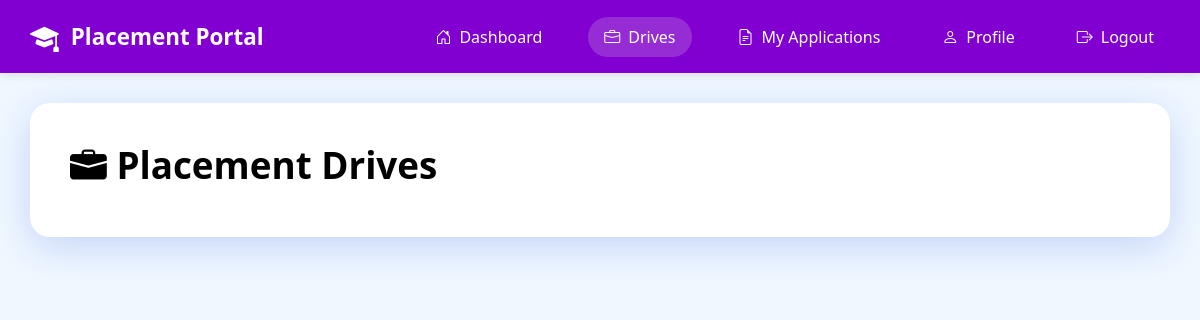
The app's page /student/drive (signed in), older data.
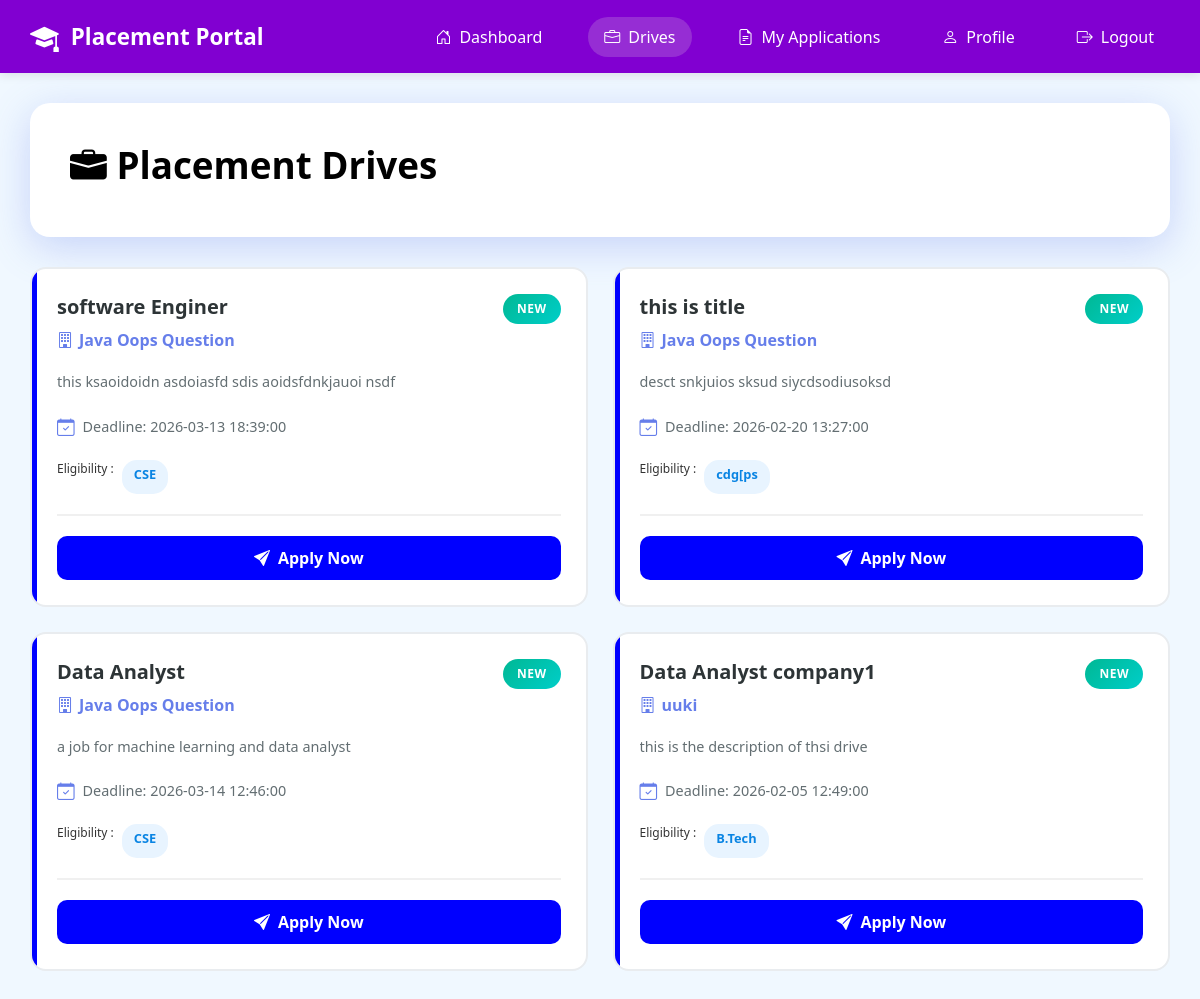
The same page, newer data.
### portal/models.py (models this page shows)
class Drive(db.Model,UserMixin):
    __tablename__ = 'placement_drives'
    id = db.Column(db.Integer , primary_key = True)
    company_id = db.Column(db.Integer,db.ForeignKey('companies.id') , nullable = False)
    job_title = db.Column(db.String(100), nullable = False)
    description = db.Column(db.String(200), nullable = False)
    eligibility = db.Column(db.String(100), nullable = False)
    deadline = db.Column(db.DateTime, nullable = False)
    status = db.Column(db.String(20), nullable = False,default ='APPROVED') #APPROVED,PENDING,CLOSED
    company = db.relationship('Company' , backref = 'companies')

class Company(db.Model,UserMixin):
    __tablename__ = 'companies'
    id = db.Column(db.Integer , primary_key = True)
    user_id = db.Column(db.Integer,db.ForeignKey('users.id'),nullable = False)
    company_name = db.Column(db.String(100) , unique = True, nullable = False)
    hr_contact = db.Column(db.String(20) , unique = True)
    website = db.Column(db.String(200))
    approval_status = db.Column(db.String(20) , default = 'APPROVED') #APPROVED , PENDING , REJECTED
    is_blacklisted = db.Column(db.Boolean , default = False)

### app.py (the view)
@app.route("/student/drive")
@login_required
def student_drive():
    drive = Drive.query.filter(Drive.status == 'APPROVED').all()
    return render_template('student/student_drive.html' , drive = drive)

### app.py (called while the page is built)
@login_manager.user_loader
def load_user(user_id):
    return User.query.get(int(user_id))

### templates/student/student_drive.html (shortened to what this page needs)
{% extends "student/student_base.html" %}
{% block content %}
<div class="main-container">
    <div class="page-header">
        <h1><i class="bi bi-briefcase-fill"></i> Placement Drives</h1>
    </div>
    <div class="drives-grid" id="gridView">
        {% for d in drive %}
        <div class="drive-card">
            <div class="drive-header">
                <div>
                    <div class="drive-title">{{d.job_title}}</div>
                    <div class="company-name">
                        <i class="bi bi-building"></i>
                        {{d.company.company_name}}
                    </div>
                </div>
                <span class="drive-badge badge-new">New</span>
            </div>
            <p class="drive-description">
                {{d.description}}
            </p>
            <div class="drive-meta">
                <div class="meta-item">
                    <i class="bi bi-calendar-check"></i>
                    <span>Deadline: {{d.deadline}}</span>
                </div>
            </div>
            <div class="drive-tags">
                <p style="font-size: 12px;">Eligibility : </p><span class="tag">{{d.eligibility}}</span>
            </div>
            <div class="drive-footer">
                <a class="btn-apply" href="{{url_for('student_apply',drive_id=d.id)}}">
                    <button class="btn-apply">
                        <i class="bi bi-send-fill"></i>
                        Apply Now
                    </button>
                </a>
            </div>
        </div>
        {% endfor %}
    </div>
</div>
{% endblock %}

Row changes from the older to the newer data that the page shows:
added Drive: job_title "software Enginer", company.company_name "Java Oops Question", description "this ksaoidoidn asdoiasfd sdis aoidsfdnkjauoi nsdf", deadline "2026-03-13 18:39:00", eligibility "CSE"
added Drive: job_title "this is title", company.company_name "Java Oops Question", description "desct snkjuios sksud siycdsodiusoksd", deadline "2026-02-20 13:27:00", eligibility "cdg[ps"
added Drive: job_title "Data Analyst", company.company_name "Java Oops Question", description "a job for machine learning and data analyst", deadline "2026-03-14 12:46:00", eligibility "CSE"
added Drive: job_title "Data Analyst company1", company.company_name "uuki", description "this is the description of thsi drive", deadline "2026-02-05 12:49:00", eligibility "B.Tech"
